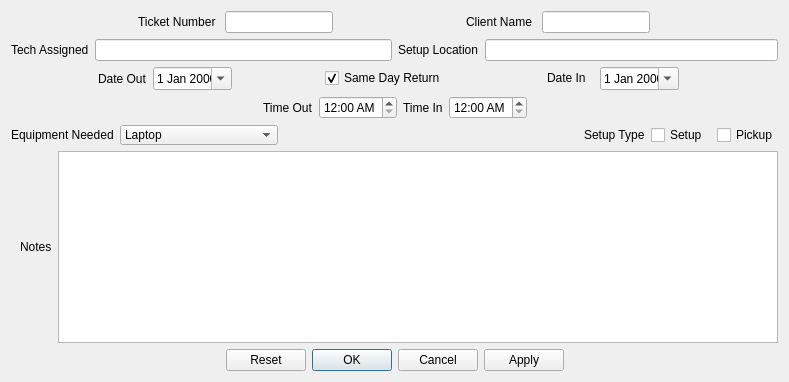
     <widget class="QWidget" name="singleInstanceBooking">
      <attribute name="title">
       <string>One Time Booking</string>
      </attribute>
      <layout class="QGridLayout" name="gridLayout_8">
       <item row="4" column="0">
        <layout class="QHBoxLayout" name="horizontalLayout_7">
         <item>
          <layout class="QHBoxLayout" name="horizontalLayout_5">
           <property name="sizeConstraint">
            <enum>QLayout::SetFixedSize</enum>
           </property>
           <item>
            <widget class="QLabel" name="label_5">
             <property name="sizePolicy">
              <sizepolicy hsizetype="Fixed" vsizetype="Fixed">
               <horstretch>0</horstretch>
               <verstretch>0</verstretch>
              </sizepolicy>
             </property>
             <property name="minimumSize">
              <size>
               <width>90</width>
               <height>20</height>
              </size>
             </property>
             <property name="text">
              <string>Equipment Needed</string>
             </property>
            </widget>
           </item>
           <item>
            <widget class="QComboBox" name="otb_equipment">
             <property name="sizePolicy">
              <sizepolicy hsizetype="Fixed" vsizetype="Fixed">
               <horstretch>0</horstretch>
               <verstretch>0</verstretch>
              </sizepolicy>
             </property>
             <property name="minimumSize">
              <size>
               <width>158</width>
               <height>20</height>
              </size>
             </property>
             <property name="focusPolicy">
              <enum>Qt::TabFocus</enum>
             </property>
             <item>
              <property name="text">
               <string>Laptop</string>
              </property>
             </item>
             <item>
              <property name="text">
               <string>Projector</string>
              </property>
             </item>
             <item>
              <property name="text">
               <string>Screen</string>
              </property>
             </item>
             <item>
              <property name="text">
               <string>Speaker</string>
              </property>
             </item>
             <item>
              <property name="text">
               <string>Microphone(PC)</string>
              </property>
             </item>
             <item>
              <property name="text">
               <string>VGA Cable </string>
              </property>
             </item>
             <item>
              <property name="text">
               <string>Extension/Surge</string>
              </property>
             </item>
             <item>
              <property name="text">
               <string>DVD Player</string>
              </property>
             </item>
             <item>
              <property name="text">
               <string>VCR</string>
              </property>
             </item>
             <item>
              <property name="text">
               <string>21' Monitor</string>
              </property>
             </item>
             <item>
              <property name="text">
               <string>PA System</string>
              </property>
             </item>
             <item>
              <property name="text">
               <string>Video Recording</string>
              </property>
             </item>
             <item>
              <property name="text">
               <string>Doc Cam</string>
              </property>
             </item>
             <item>
              <property name="text">
               <string>Microphone (AV)</string>
              </property>
             </item>
             <item>
              <property name="text">
               <string>Plasma Screens</string>
              </property>
             </item>
             <item>
              <property name="text">
               <string>New Item</string>
              </property>
             </item>
            </widget>
           </item>
          </layout>
         </item>
         <item>
          <spacer name="horizontalSpacer">
           <property name="orientation">
            <enum>Qt::Horizontal</enum>
           </property>
           <property name="sizeType">
            <enum>QSizePolicy::Fixed</enum>
           </property>
           <property name="sizeHint" stdset="0">
            <size>
             <width>300</width>
             <height>20</height>
            </size>
           </property>
          </spacer>
         </item>
         <item>
          <layout class="QHBoxLayout" name="horizontalLayout_4">
           <item>
            <widget class="QLabel" name="label_9">
             <property name="sizePolicy">
              <sizepolicy hsizetype="Fixed" vsizetype="Fixed">
               <horstretch>0</horstretch>
               <verstretch>0</verstretch>
              </sizepolicy>
             </property>
             <property name="text">
              <string>Setup Type</string>
             </property>
            </widget>
           </item>
           <item>
            <widget class="QCheckBox" name="otb_setup">
             <property name="sizePolicy">
              <sizepolicy hsizetype="Fixed" vsizetype="Fixed">
               <horstretch>0</horstretch>
               <verstretch>0</verstretch>
              </sizepolicy>
             </property>
             <property name="focusPolicy">
              <enum>Qt::TabFocus</enum>
             </property>
             <property name="text">
              <string>Setup </string>
             </property>
            </widget>
           </item>
           <item>
            <widget class="QCheckBox" name="otb_pickup">
             <property name="sizePolicy">
              <sizepolicy hsizetype="Fixed" vsizetype="Fixed">
               <horstretch>0</horstretch>
               <verstretch>0</verstretch>
              </sizepolicy>
             </property>
             <property name="focusPolicy">
              <enum>Qt::TabFocus</enum>
             </property>
             <property name="text">
              <string>Pickup</string>
             </property>
            </widget>
           </item>
          </layout>
         </item>
        </layout>
       </item>
       <item row="6" column="0">
        <layout class="QHBoxLayout" name="horizontalLayout_14">
         <property name="sizeConstraint">
          <enum>QLayout::SetFixedSize</enum>
         </property>
         <property name="leftMargin">
          <number>9</number>
         </property>
         <item>
          <widget class="QLabel" name="label_8">
           <property name="sizePolicy">
            <sizepolicy hsizetype="Fixed" vsizetype="Fixed">
             <horstretch>0</horstretch>
             <verstretch>0</verstretch>
            </sizepolicy>
           </property>
           <property name="text">
            <string>Notes</string>
           </property>
          </widget>
         </item>
         <item>
          <widget class="QTextEdit" name="otb_notes">
           <property name="sizePolicy">
            <sizepolicy hsizetype="Minimum" vsizetype="Fixed">
             <horstretch>0</horstretch>
             <verstretch>0</verstretch>
            </sizepolicy>
           </property>
           <property name="minimumSize">
            <size>
             <width>80</width>
             <height>80</height>
            </size>
           </property>
           <property name="baseSize">
            <size>
             <width>60</width>
             <height>40</height>
            </size>
           </property>
           <property name="focusPolicy">
            <enum>Qt::TabFocus</enum>
           </property>
          </widget>
         </item>
        </layout>
       </item>
       <item row="7" column="0">
        <widget class="QDialogButtonBox" name="otb_buttonBox">
         <property name="orientation">
          <enum>Qt::Horizontal</enum>
         </property>
         <property name="standardButtons">
          <set>QDialogButtonBox::Apply|QDialogButtonBox::Cancel|QDialogButtonBox::Ok|QDialogButtonBox::Reset</set>
         </property>
         <property name="centerButtons">
          <bool>true</bool>
         </property>
        </widget>
       </item>
       <item row="1" column="0">
        <layout class="QHBoxLayout" name="horizontalLayout_13">
         <property name="sizeConstraint">
          <enum>QLayout::SetFixedSize</enum>
         </property>
         <item>
          <layout class="QHBoxLayout" name="horizontalLayout_3">
           <property name="sizeConstraint">
            <enum>QLayout::SetFixedSize</enum>
           </property>
           <item>
            <widget class="QLabel" name="label_3">
             <property name="sizePolicy">
              <sizepolicy hsizetype="Fixed" vsizetype="Fixed">
               <horstretch>0</horstretch>
               <verstretch>0</verstretch>
              </sizepolicy>
             </property>
             <property name="text">
              <string>Tech Assigned</string>
             </property>
            </widget>
           </item>
           <item>
            <widget class="QLineEdit" name="otb_techAssignedInput">
             <property name="sizePolicy">
              <sizepolicy hsizetype="Expanding" vsizetype="Fixed">
               <horstretch>0</horstretch>
               <verstretch>0</verstretch>
              </sizepolicy>
             </property>
             <property name="focusPolicy">
              <enum>Qt::TabFocus</enum>
             </property>
            </widget>
           </item>
          </layout>
         </item>
         <item>
          <layout class="QHBoxLayout" name="horizontalLayout_11">
           <property name="sizeConstraint">
            <enum>QLayout::SetMaximumSize</enum>
           </property>
           <item>
            <widget class="QLabel" name="label_49">
             <property name="text">
              <string>Setup Location</string>
             </property>
            </widget>
           </item>
           <item>
            <widget class="QLineEdit" name="otb_setupLocationInput">
             <property name="sizePolicy">
              <sizepolicy hsizetype="Expanding" vsizetype="Fixed">
               <horstretch>0</horstretch>
               <verstretch>0</verstretch>
              </sizepolicy>
             </property>
             <property name="focusPolicy">
              <enum>Qt::TabFocus</enum>
             </property>
            </widget>
           </item>
          </layout>
         </item>
        </layout>
       </item>
       <item row="3" column="0">
        <layout class="QHBoxLayout" name="horizontalLayout_8">
         <property name="sizeConstraint">
          <enum>QLayout::SetFixedSize</enum>
         </property>
         <item>
          <spacer name="horizontalSpacer_8">
           <property name="orientation">
            <enum>Qt::Horizontal</enum>
           </property>
           <property name="sizeHint" stdset="0">
            <size>
             <width>40</width>
             <height>20</height>
            </size>
           </property>
          </spacer>
         </item>
         <item>
          <widget class="QLabel" name="label_7">
           <property name="sizePolicy">
            <sizepolicy hsizetype="Fixed" vsizetype="Preferred">
             <horstretch>0</horstretch>
             <verstretch>0</verstretch>
            </sizepolicy>
           </property>
           <property name="text">
            <string>Time Out</string>
           </property>
          </widget>
         </item>
         <item>
          <widget class="QTimeEdit" name="otb_timeOut">
           <property name="sizePolicy">
            <sizepolicy hsizetype="Fixed" vsizetype="Fixed">
             <horstretch>0</horstretch>
             <verstretch>0</verstretch>
            </sizepolicy>
           </property>
           <property name="focusPolicy">
            <enum>Qt::TabFocus</enum>
           </property>
           <property name="displayFormat">
            <string>h:mm AP</string>
           </property>
          </widget>
         </item>
         <item>
          <widget class="QLabel" name="label_6">
           <property name="sizePolicy">
            <sizepolicy hsizetype="Fixed" vsizetype="Preferred">
             <horstretch>0</horstretch>
             <verstretch>0</verstretch>
            </sizepolicy>
           </property>
           <property name="text">
            <string>Time In</string>
           </property>
          </widget>
         </item>
         <item>
          <widget class="QTimeEdit" name="otb_timeIn">
           <property name="sizePolicy">
            <sizepolicy hsizetype="Fixed" vsizetype="Fixed">
             <horstretch>0</horstretch>
             <verstretch>0</verstretch>
            </sizepolicy>
           </property>
           <property name="focusPolicy">
            <enum>Qt::TabFocus</enum>
           </property>
           <property name="displayFormat">
            <string>h:mm AP</string>
           </property>
          </widget>
         </item>
         <item>
          <spacer name="horizontalSpacer_10">
           <property name="orientation">
            <enum>Qt::Horizontal</enum>
           </property>
           <property name="sizeHint" stdset="0">
            <size>
             <width>40</width>
             <height>20</height>
            </size>
           </property>
          </spacer>
         </item>
        </layout>
       </item>
       <item row="2" column="0">
        <layout class="QHBoxLayout" name="horizontalLayout_10">
         <item>
          <layout class="QHBoxLayout" name="horizontalLayout_9">
           <property name="sizeConstraint">
            <enum>QLayout::SetDefaultConstraint</enum>
           </property>
           <property name="rightMargin">
            <number>0</number>
           </property>
           <item>
            <widget class="QLabel" name="label_4">
             <property name="sizePolicy">
              <sizepolicy hsizetype="Fixed" vsizetype="Expanding">
               <horstretch>0</horstretch>
               <verstretch>0</verstretch>
              </sizepolicy>
             </property>
             <property name="text">
              <string>Date Out</string>
             </property>
            </widget>
           </item>
           <item>
            <widget class="QDateEdit" name="otb_dateStart">
             <property name="sizePolicy">
              <sizepolicy hsizetype="Fixed" vsizetype="Fixed">
               <horstretch>0</horstretch>
               <verstretch>0</verstretch>
              </sizepolicy>
             </property>
             <property name="minimumSize">
              <size>
               <width>50</width>
               <height>20</height>
              </size>
             </property>
             <property name="baseSize">
              <size>
               <width>50</width>
               <height>20</height>
              </size>
             </property>
             <property name="focusPolicy">
              <enum>Qt::TabFocus</enum>
             </property>
             <property name="frame">
              <bool>true</bool>
             </property>
             <property name="buttonSymbols">
              <enum>QAbstractSpinBox::NoButtons</enum>
             </property>
             <property name="accelerated">
              <bool>false</bool>
             </property>
             <property name="calendarPopup">
              <bool>true</bool>
             </property>
            </widget>
           </item>
          </layout>
         </item>
         <item>
          <widget class="QCheckBox" name="otb_sameDay">
           <property name="sizePolicy">
            <sizepolicy hsizetype="Maximum" vsizetype="Fixed">
             <horstretch>0</horstretch>
             <verstretch>0</verstretch>
            </sizepolicy>
           </property>
           <property name="focusPolicy">
            <enum>Qt::TabFocus</enum>
           </property>
           <property name="text">
            <string>Same Day Return</string>
           </property>
           <property name="checked">
            <bool>true</bool>
           </property>
          </widget>
         </item>
         <item>
          <widget class="QFrame" name="otb_notSameDay">
           <property name="sizePolicy">
            <sizepolicy hsizetype="Fixed" vsizetype="Preferred">
             <horstretch>0</horstretch>
             <verstretch>0</verstretch>
            </sizepolicy>
           </property>
           <property name="minimumSize">
            <size>
             <width>150</width>
             <height>15</height>
            </size>
           </property>
           <property name="frameShape">
            <enum>QFrame::NoFrame</enum>
           </property>
           <property name="frameShadow">
            <enum>QFrame::Plain</enum>
           </property>
           <layout class="QHBoxLayout" name="horizontalLayout_16">
            <property name="margin">
             <number>0</number>
            </property>
            <item>
             <widget class="QLabel" name="label_10">
              <property name="sizePolicy">
               <sizepolicy hsizetype="Fixed" vsizetype="Fixed">
                <horstretch>0</horstretch>
                <verstretch>0</verstretch>
               </sizepolicy>
              </property>
              <property name="text">
               <string>Date In</string>
              </property>
             </widget>
            </item>
            <item>
             <widget class="QDateEdit" name="otb_dateEnd">
              <property name="sizePolicy">
               <sizepolicy hsizetype="Fixed" vsizetype="Fixed">
                <horstretch>0</horstretch>
                <verstretch>0</verstretch>
               </sizepolicy>
              </property>
              <property name="minimumSize">
               <size>
                <width>0</width>
                <height>20</height>
               </size>
              </property>
              <property name="baseSize">
               <size>
                <width>50</width>
                <height>20</height>
               </size>
              </property>
              <property name="focusPolicy">
               <enum>Qt::TabFocus</enum>
              </property>
              <property name="wrapping">
               <bool>false</bool>
              </property>
              <property name="frame">
               <bool>true</bool>
              </property>
              <property name="buttonSymbols">
               <enum>QAbstractSpinBox::NoButtons</enum>
              </property>
              <property name="calendarPopup">
               <bool>true</bool>
              </property>
             </widget>
            </item>
           </layout>
          </widget>
         </item>
        </layout>
       </item>
       <item row="0" column="0">
        <layout class="QHBoxLayout" name="horizontalLayout_12">
         <property name="sizeConstraint">
          <enum>QLayout::SetFixedSize</enum>
         </property>
         <item>
          <layout class="QHBoxLayout" name="horizontalLayout">
           <property name="sizeConstraint">
            <enum>QLayout::SetMinimumSize</enum>
           </property>
           <item>
            <widget class="QLabel" name="label">
             <property name="sizePolicy">
              <sizepolicy hsizetype="Fixed" vsizetype="Fixed">
               <horstretch>0</horstretch>
               <verstretch>0</verstretch>
              </sizepolicy>
             </property>
             <property name="text">
              <string>Ticket Number </string>
             </property>
            </widget>
           </item>
           <item>
            <widget class="QLineEdit" name="otb_ticketNumInput">
             <property name="sizePolicy">
              <sizepolicy hsizetype="Fixed" vsizetype="Fixed">
               <horstretch>0</horstretch>
               <verstretch>0</verstretch>
              </sizepolicy>
             </property>
             <property name="focusPolicy">
              <enum>Qt::TabFocus</enum>
             </property>
            </widget>
           </item>
          </layout>
         </item>
         <item>
          <layout class="QHBoxLayout" name="horizontalLayout_2">
           <property name="sizeConstraint">
            <enum>QLayout::SetMinimumSize</enum>
           </property>
           <item>
            <widget class="QLabel" name="label_2">
             <property name="sizePolicy">
              <sizepolicy hsizetype="Fixed" vsizetype="Expanding">
               <horstretch>0</horstretch>
               <verstretch>0</verstretch>
              </sizepolicy>
             </property>
             <property name="text">
              <string>Client Name </string>
             </property>
            </widget>
           </item>
           <item>
            <widget class="QLineEdit" name="otb_clientNameInput">
             <property name="sizePolicy">
              <sizepolicy hsizetype="Fixed" vsizetype="Fixed">
               <horstretch>0</horstretch>
               <verstretch>0</verstretch>
              </sizepolicy>
             </property>
             <property name="focusPolicy">
              <enum>Qt::TabFocus</enum>
             </property>
            </widget>
           </item>
          </layout>
         </item>
        </layout>
       </item>
      </layout>
     </widget>
